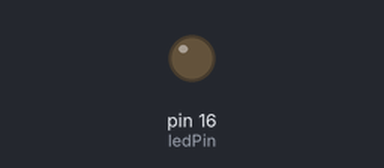
The sketch below on a simulated Arduino Uno, built with avr-gcc and run on an emulated ATmega328P. On the bench: output pins drawn as LEDs (lit = HIGH).

Above: at 0.6 s.
At 2.6 s:
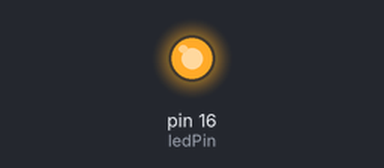
Timing chart, 0 to 7.3 s (numbered marks = the images above):
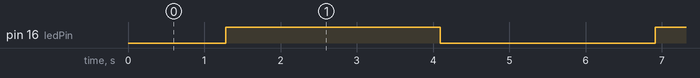

The sketch:

breathing_bulb.ino
```cpp
int ledPin = 16;

void setup() {
    pinMode(ledPin, OUTPUT);
}

void loop() {
    for (int i = 0; i <= 255; i++) {
        analogWrite(ledPin, i);
        delay(10);
    }

    delay(250);

    for (int i = 255; i >= 0; i--) {
        analogWrite(ledPin, i);
        delay(10);
    }

    delay(250);
}
```

Measured:
- by itself, pin 16 (ledPin): alternates HIGH for 2.8 s and LOW for 2.8 s
